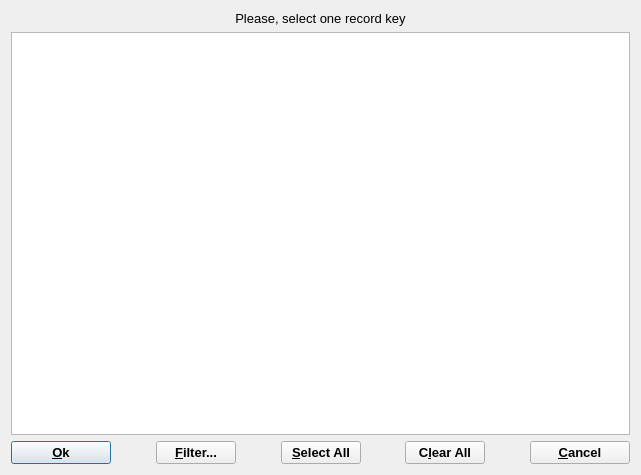
<?xml version="1.0" encoding="UTF-8"?>
<ui version="4.0">
 <author>Andy Rysin &lt;arysin@yahoo.com&gt;</author>
 <class>KeyDialogData</class>
 <widget class="QDialog" name="KeyDialogData">
  <property name="geometry">
   <rect>
    <x>0</x>
    <y>0</y>
    <width>641</width>
    <height>475</height>
   </rect>
  </property>
  <property name="minimumSize">
   <size>
    <width>0</width>
    <height>0</height>
   </size>
  </property>
  <property name="font">
   <font>
    <pointsize>10</pointsize>
   </font>
  </property>
  <property name="windowTitle">
   <string>List of GEMS database record keys</string>
  </property>
  <layout class="QGridLayout">
   <item row="0" column="0">
    <widget class="QLabel" name="pLabel">
     <property name="text">
      <string>Please, select one record key</string>
     </property>
     <property name="alignment">
      <set>Qt::AlignCenter</set>
     </property>
     <property name="wordWrap">
      <bool>false</bool>
     </property>
    </widget>
   </item>
   <item row="1" column="0">
    <widget class="QListWidget" name="pList">
     <property name="sizePolicy">
      <sizepolicy hsizetype="Expanding" vsizetype="Expanding">
       <horstretch>0</horstretch>
       <verstretch>0</verstretch>
      </sizepolicy>
     </property>
     <property name="palette">
      <palette>
       <active>
        <colorrole role="Highlight">
         <brush brushstyle="SolidPattern">
          <color alpha="255">
           <red>49</red>
           <green>106</green>
           <blue>197</blue>
          </color>
         </brush>
        </colorrole>
        <colorrole role="HighlightedText">
         <brush brushstyle="SolidPattern">
          <color alpha="255">
           <red>255</red>
           <green>255</green>
           <blue>255</blue>
          </color>
         </brush>
        </colorrole>
       </active>
       <inactive>
        <colorrole role="Highlight">
         <brush brushstyle="SolidPattern">
          <color alpha="255">
           <red>49</red>
           <green>106</green>
           <blue>197</blue>
          </color>
         </brush>
        </colorrole>
        <colorrole role="HighlightedText">
         <brush brushstyle="SolidPattern">
          <color alpha="255">
           <red>255</red>
           <green>255</green>
           <blue>255</blue>
          </color>
         </brush>
        </colorrole>
       </inactive>
       <disabled>
        <colorrole role="Highlight">
         <brush brushstyle="SolidPattern">
          <color alpha="255">
           <red>49</red>
           <green>106</green>
           <blue>197</blue>
          </color>
         </brush>
        </colorrole>
        <colorrole role="HighlightedText">
         <brush brushstyle="SolidPattern">
          <color alpha="255">
           <red>255</red>
           <green>255</green>
           <blue>255</blue>
          </color>
         </brush>
        </colorrole>
       </disabled>
      </palette>
     </property>
     <property name="selectionBehavior">
      <enum>QAbstractItemView::SelectRows</enum>
     </property>
     <property name="resizeMode">
      <enum>QListView::Adjust</enum>
     </property>
    </widget>
   </item>
   <item row="2" column="0">
    <layout class="QHBoxLayout">
     <item>
      <widget class="QPushButton" name="PushButton1">
       <property name="sizePolicy">
        <sizepolicy hsizetype="Minimum" vsizetype="Minimum">
         <horstretch>0</horstretch>
         <verstretch>0</verstretch>
        </sizepolicy>
       </property>
       <property name="minimumSize">
        <size>
         <width>100</width>
         <height>0</height>
        </size>
       </property>
       <property name="font">
        <font>
         <weight>75</weight>
         <bold>true</bold>
        </font>
       </property>
       <property name="text">
        <string>&amp;Ok</string>
       </property>
       <property name="shortcut">
        <string>Alt+O</string>
       </property>
       <property name="default">
        <bool>true</bool>
       </property>
      </widget>
     </item>
     <item>
      <spacer>
       <property name="orientation">
        <enum>Qt::Horizontal</enum>
       </property>
       <property name="sizeType">
        <enum>QSizePolicy::Expanding</enum>
       </property>
       <property name="sizeHint" stdset="0">
        <size>
         <width>20</width>
         <height>0</height>
        </size>
       </property>
      </spacer>
     </item>
     <item>
      <widget class="QPushButton" name="pFilterButton">
       <property name="sizePolicy">
        <sizepolicy hsizetype="Minimum" vsizetype="Minimum">
         <horstretch>0</horstretch>
         <verstretch>0</verstretch>
        </sizepolicy>
       </property>
       <property name="font">
        <font>
         <weight>75</weight>
         <bold>true</bold>
        </font>
       </property>
       <property name="toolTip">
        <string>Here you can specify a template to filter a large list of record keys</string>
       </property>
       <property name="text">
        <string>&amp;Filter...</string>
       </property>
      </widget>
     </item>
     <item>
      <spacer>
       <property name="orientation">
        <enum>Qt::Horizontal</enum>
       </property>
       <property name="sizeType">
        <enum>QSizePolicy::Expanding</enum>
       </property>
       <property name="sizeHint" stdset="0">
        <size>
         <width>20</width>
         <height>0</height>
        </size>
       </property>
      </spacer>
     </item>
     <item>
      <widget class="QPushButton" name="pButton2">
       <property name="sizePolicy">
        <sizepolicy hsizetype="Minimum" vsizetype="Minimum">
         <horstretch>0</horstretch>
         <verstretch>0</verstretch>
        </sizepolicy>
       </property>
       <property name="font">
        <font>
         <weight>75</weight>
         <bold>true</bold>
        </font>
       </property>
       <property name="toolTip">
        <string>Here you can selected all list of record keys</string>
       </property>
       <property name="text">
        <string>&amp;Select All</string>
       </property>
      </widget>
     </item>
     <item>
      <spacer>
       <property name="orientation">
        <enum>Qt::Horizontal</enum>
       </property>
       <property name="sizeType">
        <enum>QSizePolicy::Expanding</enum>
       </property>
       <property name="sizeHint" stdset="0">
        <size>
         <width>20</width>
         <height>0</height>
        </size>
       </property>
      </spacer>
     </item>
     <item>
      <widget class="QPushButton" name="pButton3">
       <property name="sizePolicy">
        <sizepolicy hsizetype="Minimum" vsizetype="Minimum">
         <horstretch>0</horstretch>
         <verstretch>0</verstretch>
        </sizepolicy>
       </property>
       <property name="font">
        <font>
         <weight>75</weight>
         <bold>true</bold>
        </font>
       </property>
       <property name="toolTip">
        <string>Here you can clearing all selection</string>
       </property>
       <property name="text">
        <string>C&amp;lear All</string>
       </property>
      </widget>
     </item>
     <item>
      <spacer>
       <property name="orientation">
        <enum>Qt::Horizontal</enum>
       </property>
       <property name="sizeType">
        <enum>QSizePolicy::Expanding</enum>
       </property>
       <property name="sizeHint" stdset="0">
        <size>
         <width>20</width>
         <height>0</height>
        </size>
       </property>
      </spacer>
     </item>
     <item>
      <widget class="QPushButton" name="PushButton3">
       <property name="sizePolicy">
        <sizepolicy hsizetype="Minimum" vsizetype="Minimum">
         <horstretch>0</horstretch>
         <verstretch>0</verstretch>
        </sizepolicy>
       </property>
       <property name="minimumSize">
        <size>
         <width>100</width>
         <height>0</height>
        </size>
       </property>
       <property name="font">
        <font>
         <weight>75</weight>
         <bold>true</bold>
        </font>
       </property>
       <property name="text">
        <string>&amp;Cancel</string>
       </property>
       <property name="shortcut">
        <string>Alt+C</string>
       </property>
      </widget>
     </item>
    </layout>
   </item>
  </layout>
 </widget>
 <layoutdefault spacing="6" margin="11"/>
 <tabstops>
  <tabstop>PushButton1</tabstop>
  <tabstop>pFilterButton</tabstop>
  <tabstop>pButton2</tabstop>
  <tabstop>pButton3</tabstop>
  <tabstop>PushButton3</tabstop>
 </tabstops>
 <resources/>
 <connections>
  <connection>
   <sender>PushButton1</sender>
   <signal>clicked()</signal>
   <receiver>KeyDialogData</receiver>
   <slot>accept()</slot>
   <hints>
    <hint type="sourcelabel">
     <x>20</x>
     <y>20</y>
    </hint>
    <hint type="destinationlabel">
     <x>20</x>
     <y>20</y>
    </hint>
   </hints>
  </connection>
  <connection>
   <sender>PushButton3</sender>
   <signal>clicked()</signal>
   <receiver>KeyDialogData</receiver>
   <slot>reject()</slot>
   <hints>
    <hint type="sourcelabel">
     <x>20</x>
     <y>20</y>
    </hint>
    <hint type="destinationlabel">
     <x>20</x>
     <y>20</y>
    </hint>
   </hints>
  </connection>
  <connection>
   <sender>pFilterButton</sender>
   <signal>clicked()</signal>
   <receiver>KeyDialogData</receiver>
   <slot>CmFilter()</slot>
   <hints>
    <hint type="sourcelabel">
     <x>20</x>
     <y>20</y>
    </hint>
    <hint type="destinationlabel">
     <x>20</x>
     <y>20</y>
    </hint>
   </hints>
  </connection>
  <connection>
   <sender>pButton2</sender>
   <signal>clicked()</signal>
   <receiver>KeyDialogData</receiver>
   <slot>CmSelectAll()</slot>
   <hints>
    <hint type="sourcelabel">
     <x>20</x>
     <y>20</y>
    </hint>
    <hint type="destinationlabel">
     <x>20</x>
     <y>20</y>
    </hint>
   </hints>
  </connection>
  <connection>
   <sender>pButton3</sender>
   <signal>clicked()</signal>
   <receiver>KeyDialogData</receiver>
   <slot>CmClearAll()</slot>
   <hints>
    <hint type="sourcelabel">
     <x>20</x>
     <y>20</y>
    </hint>
    <hint type="destinationlabel">
     <x>20</x>
     <y>20</y>
    </hint>
   </hints>
  </connection>
 </connections>
</ui>
